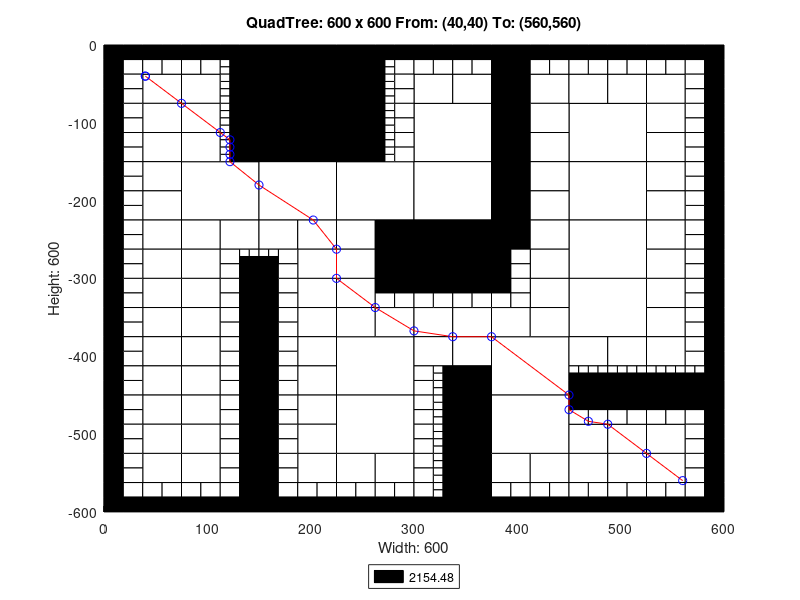

This chart was generated by the following MATLAB code:
axis([0 600 -600 0]);
title('QuadTree: 600 x 600 From: (40,40) To: (560,560)');
xlabel('Width: 600');
ylabel('Height: 600');
rectangle('Position',[150 -75 75 75], 'FaceColor',[0 0 0]);
rectangle('Position',[150 -150 75 75], 'FaceColor',[0 0 0]);
rectangle('Position',[75 -225 75 75], 'FaceColor',[1 1 1]);
rectangle('Position',[150 -225 75 75], 'FaceColor',[1 1 1]);
rectangle('Position',[225 -225 75 75], 'FaceColor',[1 1 1]);
rectangle('Position',[300 -150 75 75], 'FaceColor',[1 1 1]);
rectangle('Position',[450 -150 75 75], 'FaceColor',[1 1 1]);
rectangle('Position',[300 -225 75 75], 'FaceColor',[1 1 1]);
rectangle('Position',[300 -300 75 75], 'FaceColor',[0 0 0]);
rectangle('Position',[450 -225 75 75], 'FaceColor',[1 1 1]);
rectangle('Position',[450 -300 75 75], 'FaceColor',[1 1 1]);
rectangle('Position',[225 -450 75 75], 'FaceColor',[1 1 1]);
rectangle('Position',[225 -525 75 75], 'FaceColor',[1 1 1]);
rectangle('Position',[375 -450 75 75], 'FaceColor',[1 1 1]);
rectangle('Position',[450 -375 75 75], 'FaceColor',[1 1 1]);
rectangle('Position',[375 -525 75 75], 'FaceColor',[1 1 1]);
rectangle('Position',[37.5 -75 37.5 37.5], 'FaceColor',[1 1 1]);
rectangle('Position',[75 -75 37.5 37.5], 'FaceColor',[1 1 1]);
rectangle('Position',[37.5 -112.5 37.5 37.5], 'FaceColor',[1 1 1]);
rectangle('Position',[37.5 -150 37.5 37.5], 'FaceColor',[1 1 1]);
rectangle('Position',[75 -112.5 37.5 37.5], 'FaceColor',[1 1 1]);
rectangle('Position',[75 -150 37.5 37.5], 'FaceColor',[1 1 1]);
rectangle('Position',[225 -37.5 37.5 37.5], 'FaceColor',[0 0 0]);
rectangle('Position',[225 -75 37.5 37.5], 'FaceColor',[0 0 0]);
rectangle('Position',[225 -112.5 37.5 37.5], 'FaceColor',[0 0 0]);
rectangle('Position',[225 -150 37.5 37.5], 'FaceColor',[0 0 0]);
rectangle('Position',[37.5 -187.5 37.5 37.5], 'FaceColor',[1 1 1]);
rectangle('Position',[37.5 -225 37.5 37.5], 'FaceColor',[1 1 1]);
rectangle('Position',[37.5 -262.5 37.5 37.5], 'FaceColor',[1 1 1]);
rectangle('Position',[37.5 -300 37.5 37.5], 'FaceColor',[1 1 1]);
rectangle('Position',[75 -262.5 37.5 37.5], 'FaceColor',[1 1 1]);
rectangle('Position',[112.5 -262.5 37.5 37.5], 'FaceColor',[1 1 1]);
rectangle('Position',[75 -300 37.5 37.5], 'FaceColor',[1 1 1]);
rectangle('Position',[150 -262.5 37.5 37.5], 'FaceColor',[1 1 1]);
rectangle('Position',[187.5 -262.5 37.5 37.5], 'FaceColor',[1 1 1]);
rectangle('Position',[187.5 -300 37.5 37.5], 'FaceColor',[1 1 1]);
rectangle('Position',[225 -262.5 37.5 37.5], 'FaceColor',[1 1 1]);
rectangle('Position',[262.5 -262.5 37.5 37.5], 'FaceColor',[0 0 0]);
rectangle('Position',[225 -300 37.5 37.5], 'FaceColor',[1 1 1]);
rectangle('Position',[262.5 -300 37.5 37.5], 'FaceColor',[0 0 0]);
rectangle('Position',[300 -75 37.5 37.5], 'FaceColor',[1 1 1]);
rectangle('Position',[337.5 -75 37.5 37.5], 'FaceColor',[1 1 1]);
rectangle('Position',[375 -37.5 37.5 37.5], 'FaceColor',[0 0 0]);
rectangle('Position',[375 -75 37.5 37.5], 'FaceColor',[0 0 0]);
rectangle('Position',[412.5 -75 37.5 37.5], 'FaceColor',[1 1 1]);
rectangle('Position',[375 -112.5 37.5 37.5], 'FaceColor',[0 0 0]);
rectangle('Position',[412.5 -112.5 37.5 37.5], 'FaceColor',[1 1 1]);
rectangle('Position',[375 -150 37.5 37.5], 'FaceColor',[0 0 0]);
rectangle('Position',[412.5 -150 37.5 37.5], 'FaceColor',[1 1 1]);
rectangle('Position',[450 -75 37.5 37.5], 'FaceColor',[1 1 1]);
rectangle('Position',[487.5 -75 37.5 37.5], 'FaceColor',[1 1 1]);
rectangle('Position',[525 -75 37.5 37.5], 'FaceColor',[1 1 1]);
rectangle('Position',[525 -112.5 37.5 37.5], 'FaceColor',[1 1 1]);
rectangle('Position',[525 -150 37.5 37.5], 'FaceColor',[1 1 1]);
rectangle('Position',[375 -187.5 37.5 37.5], 'FaceColor',[0 0 0]);
rectangle('Position',[412.5 -187.5 37.5 37.5], 'FaceColor',[1 1 1]);
rectangle('Position',[375 -225 37.5 37.5], 'FaceColor',[0 0 0]);
rectangle('Position',[412.5 -225 37.5 37.5], 'FaceColor',[1 1 1]);
rectangle('Position',[375 -262.5 37.5 37.5], 'FaceColor',[0 0 0]);
rectangle('Position',[412.5 -262.5 37.5 37.5], 'FaceColor',[1 1 1]);
rectangle('Position',[412.5 -300 37.5 37.5], 'FaceColor',[1 1 1]);
rectangle('Position',[525 -187.5 37.5 37.5], 'FaceColor',[1 1 1]);
rectangle('Position',[525 -225 37.5 37.5], 'FaceColor',[1 1 1]);
rectangle('Position',[525 -262.5 37.5 37.5], 'FaceColor',[1 1 1]);
rectangle('Position',[525 -300 37.5 37.5], 'FaceColor',[1 1 1]);
rectangle('Position',[37.5 -337.5 37.5 37.5], 'FaceColor',[1 1 1]);
rectangle('Position',[37.5 -375 37.5 37.5], 'FaceColor',[1 1 1]);
rectangle('Position',[75 -337.5 37.5 37.5], 'FaceColor',[1 1 1]);
rectangle('Position',[75 -375 37.5 37.5], 'FaceColor',[1 1 1]);
rectangle('Position',[37.5 -412.5 37.5 37.5], 'FaceColor',[1 1 1]);
rectangle('Position',[37.5 -450 37.5 37.5], 'FaceColor',[1 1 1]);
rectangle('Position',[75 -412.5 37.5 37.5], 'FaceColor',[1 1 1]);
rectangle('Position',[75 -450 37.5 37.5], 'FaceColor',[1 1 1]);
rectangle('Position',[187.5 -337.5 37.5 37.5], 'FaceColor',[1 1 1]);
rectangle('Position',[187.5 -375 37.5 37.5], 'FaceColor',[1 1 1]);
rectangle('Position',[225 -337.5 37.5 37.5], 'FaceColor',[1 1 1]);
rectangle('Position',[225 -375 37.5 37.5], 'FaceColor',[1 1 1]);
rectangle('Position',[262.5 -375 37.5 37.5], 'FaceColor',[1 1 1]);
rectangle('Position',[187.5 -412.5 37.5 37.5], 'FaceColor',[1 1 1]);
rectangle('Position',[187.5 -450 37.5 37.5], 'FaceColor',[1 1 1]);
rectangle('Position',[37.5 -487.5 37.5 37.5], 'FaceColor',[1 1 1]);
rectangle('Position',[37.5 -525 37.5 37.5], 'FaceColor',[1 1 1]);
rectangle('Position',[75 -487.5 37.5 37.5], 'FaceColor',[1 1 1]);
rectangle('Position',[75 -525 37.5 37.5], 'FaceColor',[1 1 1]);
rectangle('Position',[37.5 -562.5 37.5 37.5], 'FaceColor',[1 1 1]);
rectangle('Position',[75 -562.5 37.5 37.5], 'FaceColor',[1 1 1]);
rectangle('Position',[187.5 -487.5 37.5 37.5], 'FaceColor',[1 1 1]);
rectangle('Position',[187.5 -525 37.5 37.5], 'FaceColor',[1 1 1]);
rectangle('Position',[187.5 -562.5 37.5 37.5], 'FaceColor',[1 1 1]);
rectangle('Position',[225 -562.5 37.5 37.5], 'FaceColor',[1 1 1]);
rectangle('Position',[262.5 -562.5 37.5 37.5], 'FaceColor',[1 1 1]);
rectangle('Position',[300 -375 37.5 37.5], 'FaceColor',[1 1 1]);
rectangle('Position',[337.5 -375 37.5 37.5], 'FaceColor',[1 1 1]);
rectangle('Position',[412.5 -337.5 37.5 37.5], 'FaceColor',[1 1 1]);
rectangle('Position',[375 -375 37.5 37.5], 'FaceColor',[1 1 1]);
rectangle('Position',[412.5 -375 37.5 37.5], 'FaceColor',[1 1 1]);
rectangle('Position',[300 -412.5 37.5 37.5], 'FaceColor',[1 1 1]);
rectangle('Position',[337.5 -412.5 37.5 37.5], 'FaceColor',[1 1 1]);
rectangle('Position',[337.5 -450 37.5 37.5], 'FaceColor',[0 0 0]);
rectangle('Position',[525 -337.5 37.5 37.5], 'FaceColor',[1 1 1]);
rectangle('Position',[525 -375 37.5 37.5], 'FaceColor',[1 1 1]);
rectangle('Position',[450 -412.5 37.5 37.5], 'FaceColor',[1 1 1]);
rectangle('Position',[487.5 -412.5 37.5 37.5], 'FaceColor',[1 1 1]);
rectangle('Position',[525 -412.5 37.5 37.5], 'FaceColor',[1 1 1]);
rectangle('Position',[337.5 -487.5 37.5 37.5], 'FaceColor',[0 0 0]);
rectangle('Position',[337.5 -525 37.5 37.5], 'FaceColor',[0 0 0]);
rectangle('Position',[337.5 -562.5 37.5 37.5], 'FaceColor',[0 0 0]);
rectangle('Position',[337.5 -600 37.5 37.5], 'FaceColor',[0 0 0]);
rectangle('Position',[375 -562.5 37.5 37.5], 'FaceColor',[1 1 1]);
rectangle('Position',[412.5 -562.5 37.5 37.5], 'FaceColor',[1 1 1]);
rectangle('Position',[450 -525 37.5 37.5], 'FaceColor',[1 1 1]);
rectangle('Position',[487.5 -525 37.5 37.5], 'FaceColor',[1 1 1]);
rectangle('Position',[525 -525 37.5 37.5], 'FaceColor',[1 1 1]);
rectangle('Position',[450 -562.5 37.5 37.5], 'FaceColor',[1 1 1]);
rectangle('Position',[487.5 -562.5 37.5 37.5], 'FaceColor',[1 1 1]);
rectangle('Position',[525 -562.5 37.5 37.5], 'FaceColor',[1 1 1]);
rectangle('Position',[0 -18.75 18.75 18.75], 'FaceColor',[0 0 0]);
rectangle('Position',[18.75 -18.75 18.75 18.75], 'FaceColor',[0 0 0]);
rectangle('Position',[0 -37.5 18.75 18.75], 'FaceColor',[0 0 0]);
rectangle('Position',[18.75 -37.5 18.75 18.75], 'FaceColor',[1 1 1]);
rectangle('Position',[37.5 -18.75 18.75 18.75], 'FaceColor',[0 0 0]);
rectangle('Position',[56.25 -18.75 18.75 18.75], 'FaceColor',[0 0 0]);
rectangle('Position',[37.5 -37.5 18.75 18.75], 'FaceColor',[1 1 1]);
rectangle('Position',[56.25 -37.5 18.75 18.75], 'FaceColor',[1 1 1]);
rectangle('Position',[0 -56.25 18.75 18.75], 'FaceColor',[0 0 0]);
rectangle('Position',[18.75 -56.25 18.75 18.75], 'FaceColor',[1 1 1]);
rectangle('Position',[0 -75 18.75 18.75], 'FaceColor',[0 0 0]);
rectangle('Position',[18.75 -75 18.75 18.75], 'FaceColor',[1 1 1]);
rectangle('Position',[75 -18.75 18.75 18.75], 'FaceColor',[0 0 0]);
rectangle('Position',[93.75 -18.75 18.75 18.75], 'FaceColor',[0 0 0]);
rectangle('Position',[75 -37.5 18.75 18.75], 'FaceColor',[1 1 1]);
rectangle('Position',[93.75 -37.5 18.75 18.75], 'FaceColor',[1 1 1]);
rectangle('Position',[112.5 -18.75 18.75 18.75], 'FaceColor',[0 0 0]);
rectangle('Position',[131.25 -18.75 18.75 18.75], 'FaceColor',[0 0 0]);
rectangle('Position',[131.25 -37.5 18.75 18.75], 'FaceColor',[0 0 0]);
rectangle('Position',[131.25 -56.25 18.75 18.75], 'FaceColor',[0 0 0]);
rectangle('Position',[131.25 -75 18.75 18.75], 'FaceColor',[0 0 0]);
rectangle('Position',[0 -93.75 18.75 18.75], 'FaceColor',[0 0 0]);
rectangle('Position',[18.75 -93.75 18.75 18.75], 'FaceColor',[1 1 1]);
rectangle('Position',[0 -112.5 18.75 18.75], 'FaceColor',[0 0 0]);
rectangle('Position',[18.75 -112.5 18.75 18.75], 'FaceColor',[1 1 1]);
rectangle('Position',[0 -131.25 18.75 18.75], 'FaceColor',[0 0 0]);
rectangle('Position',[18.75 -131.25 18.75 18.75], 'FaceColor',[1 1 1]);
rectangle('Position',[0 -150 18.75 18.75], 'FaceColor',[0 0 0]);
rectangle('Position',[18.75 -150 18.75 18.75], 'FaceColor',[1 1 1]);
rectangle('Position',[131.25 -93.75 18.75 18.75], 'FaceColor',[0 0 0]);
rectangle('Position',[131.25 -112.5 18.75 18.75], 'FaceColor',[0 0 0]);
rectangle('Position',[131.25 -131.25 18.75 18.75], 'FaceColor',[0 0 0]);
rectangle('Position',[131.25 -150 18.75 18.75], 'FaceColor',[0 0 0]);
rectangle('Position',[262.5 -18.75 18.75 18.75], 'FaceColor',[0 0 0]);
rectangle('Position',[281.25 -18.75 18.75 18.75], 'FaceColor',[0 0 0]);
rectangle('Position',[281.25 -37.5 18.75 18.75], 'FaceColor',[1 1 1]);
rectangle('Position',[281.25 -56.25 18.75 18.75], 'FaceColor',[1 1 1]);
rectangle('Position',[281.25 -75 18.75 18.75], 'FaceColor',[1 1 1]);
rectangle('Position',[281.25 -93.75 18.75 18.75], 'FaceColor',[1 1 1]);
rectangle('Position',[281.25 -112.5 18.75 18.75], 'FaceColor',[1 1 1]);
rectangle('Position',[281.25 -131.25 18.75 18.75], 'FaceColor',[1 1 1]);
rectangle('Position',[281.25 -150 18.75 18.75], 'FaceColor',[1 1 1]);
rectangle('Position',[0 -168.75 18.75 18.75], 'FaceColor',[0 0 0]);
rectangle('Position',[18.75 -168.75 18.75 18.75], 'FaceColor',[1 1 1]);
rectangle('Position',[0 -187.5 18.75 18.75], 'FaceColor',[0 0 0]);
rectangle('Position',[18.75 -187.5 18.75 18.75], 'FaceColor',[1 1 1]);
rectangle('Position',[0 -206.25 18.75 18.75], 'FaceColor',[0 0 0]);
rectangle('Position',[18.75 -206.25 18.75 18.75], 'FaceColor',[1 1 1]);
rectangle('Position',[0 -225 18.75 18.75], 'FaceColor',[0 0 0]);
rectangle('Position',[18.75 -225 18.75 18.75], 'FaceColor',[1 1 1]);
rectangle('Position',[0 -243.75 18.75 18.75], 'FaceColor',[0 0 0]);
rectangle('Position',[18.75 -243.75 18.75 18.75], 'FaceColor',[1 1 1]);
rectangle('Position',[0 -262.5 18.75 18.75], 'FaceColor',[0 0 0]);
rectangle('Position',[18.75 -262.5 18.75 18.75], 'FaceColor',[1 1 1]);
rectangle('Position',[0 -281.25 18.75 18.75], 'FaceColor',[0 0 0]);
rectangle('Position',[18.75 -281.25 18.75 18.75], 'FaceColor',[1 1 1]);
rectangle('Position',[0 -300 18.75 18.75], 'FaceColor',[0 0 0]);
rectangle('Position',[18.75 -300 18.75 18.75], 'FaceColor',[1 1 1]);
rectangle('Position',[112.5 -281.25 18.75 18.75], 'FaceColor',[1 1 1]);
rectangle('Position',[112.5 -300 18.75 18.75], 'FaceColor',[1 1 1]);
rectangle('Position',[131.25 -300 18.75 18.75], 'FaceColor',[0 0 0]);
rectangle('Position',[168.75 -281.25 18.75 18.75], 'FaceColor',[1 1 1]);
rectangle('Position',[150 -300 18.75 18.75], 'FaceColor',[0 0 0]);
rectangle('Position',[168.75 -300 18.75 18.75], 'FaceColor',[1 1 1]);
rectangle('Position',[300 -18.75 18.75 18.75], 'FaceColor',[0 0 0]);
rectangle('Position',[318.75 -18.75 18.75 18.75], 'FaceColor',[0 0 0]);
rectangle('Position',[300 -37.5 18.75 18.75], 'FaceColor',[1 1 1]);
rectangle('Position',[318.75 -37.5 18.75 18.75], 'FaceColor',[1 1 1]);
rectangle('Position',[337.5 -18.75 18.75 18.75], 'FaceColor',[0 0 0]);
rectangle('Position',[356.25 -18.75 18.75 18.75], 'FaceColor',[0 0 0]);
rectangle('Position',[337.5 -37.5 18.75 18.75], 'FaceColor',[1 1 1]);
rectangle('Position',[356.25 -37.5 18.75 18.75], 'FaceColor',[1 1 1]);
rectangle('Position',[412.5 -18.75 18.75 18.75], 'FaceColor',[0 0 0]);
rectangle('Position',[431.25 -18.75 18.75 18.75], 'FaceColor',[0 0 0]);
rectangle('Position',[412.5 -37.5 18.75 18.75], 'FaceColor',[1 1 1]);
rectangle('Position',[431.25 -37.5 18.75 18.75], 'FaceColor',[1 1 1]);
rectangle('Position',[450 -18.75 18.75 18.75], 'FaceColor',[0 0 0]);
rectangle('Position',[468.75 -18.75 18.75 18.75], 'FaceColor',[0 0 0]);
rectangle('Position',[450 -37.5 18.75 18.75], 'FaceColor',[1 1 1]);
rectangle('Position',[468.75 -37.5 18.75 18.75], 'FaceColor',[1 1 1]);
rectangle('Position',[487.5 -18.75 18.75 18.75], 'FaceColor',[0 0 0]);
rectangle('Position',[506.25 -18.75 18.75 18.75], 'FaceColor',[0 0 0]);
rectangle('Position',[487.5 -37.5 18.75 18.75], 'FaceColor',[1 1 1]);
rectangle('Position',[506.25 -37.5 18.75 18.75], 'FaceColor',[1 1 1]);
rectangle('Position',[525 -18.75 18.75 18.75], 'FaceColor',[0 0 0]);
rectangle('Position',[543.75 -18.75 18.75 18.75], 'FaceColor',[0 0 0]);
rectangle('Position',[525 -37.5 18.75 18.75], 'FaceColor',[1 1 1]);
rectangle('Position',[543.75 -37.5 18.75 18.75], 'FaceColor',[1 1 1]);
rectangle('Position',[562.5 -18.75 18.75 18.75], 'FaceColor',[0 0 0]);
rectangle('Position',[581.25 -18.75 18.75 18.75], 'FaceColor',[0 0 0]);
rectangle('Position',[562.5 -37.5 18.75 18.75], 'FaceColor',[1 1 1]);
rectangle('Position',[581.25 -37.5 18.75 18.75], 'FaceColor',[0 0 0]);
rectangle('Position',[562.5 -56.25 18.75 18.75], 'FaceColor',[1 1 1]);
rectangle('Position',[581.25 -56.25 18.75 18.75], 'FaceColor',[0 0 0]);
rectangle('Position',[562.5 -75 18.75 18.75], 'FaceColor',[1 1 1]);
rectangle('Position',[581.25 -75 18.75 18.75], 'FaceColor',[0 0 0]);
rectangle('Position',[562.5 -93.75 18.75 18.75], 'FaceColor',[1 1 1]);
rectangle('Position',[581.25 -93.75 18.75 18.75], 'FaceColor',[0 0 0]);
rectangle('Position',[562.5 -112.5 18.75 18.75], 'FaceColor',[1 1 1]);
rectangle('Position',[581.25 -112.5 18.75 18.75], 'FaceColor',[0 0 0]);
rectangle('Position',[562.5 -131.25 18.75 18.75], 'FaceColor',[1 1 1]);
rectangle('Position',[581.25 -131.25 18.75 18.75], 'FaceColor',[0 0 0]);
rectangle('Position',[562.5 -150 18.75 18.75], 'FaceColor',[1 1 1]);
rectangle('Position',[581.25 -150 18.75 18.75], 'FaceColor',[0 0 0]);
rectangle('Position',[375 -281.25 18.75 18.75], 'FaceColor',[0 0 0]);
rectangle('Position',[393.75 -281.25 18.75 18.75], 'FaceColor',[1 1 1]);
rectangle('Position',[375 -300 18.75 18.75], 'FaceColor',[0 0 0]);
rectangle('Position',[393.75 -300 18.75 18.75], 'FaceColor',[1 1 1]);
rectangle('Position',[562.5 -168.75 18.75 18.75], 'FaceColor',[1 1 1]);
rectangle('Position',[581.25 -168.75 18.75 18.75], 'FaceColor',[0 0 0]);
rectangle('Position',[562.5 -187.5 18.75 18.75], 'FaceColor',[1 1 1]);
rectangle('Position',[581.25 -187.5 18.75 18.75], 'FaceColor',[0 0 0]);
rectangle('Position',[562.5 -206.25 18.75 18.75], 'FaceColor',[1 1 1]);
rectangle('Position',[581.25 -206.25 18.75 18.75], 'FaceColor',[0 0 0]);
rectangle('Position',[562.5 -225 18.75 18.75], 'FaceColor',[1 1 1]);
rectangle('Position',[581.25 -225 18.75 18.75], 'FaceColor',[0 0 0]);
rectangle('Position',[562.5 -243.75 18.75 18.75], 'FaceColor',[1 1 1]);
rectangle('Position',[581.25 -243.75 18.75 18.75], 'FaceColor',[0 0 0]);
rectangle('Position',[562.5 -262.5 18.75 18.75], 'FaceColor',[1 1 1]);
rectangle('Position',[581.25 -262.5 18.75 18.75], 'FaceColor',[0 0 0]);
rectangle('Position',[562.5 -281.25 18.75 18.75], 'FaceColor',[1 1 1]);
rectangle('Position',[581.25 -281.25 18.75 18.75], 'FaceColor',[0 0 0]);
rectangle('Position',[562.5 -300 18.75 18.75], 'FaceColor',[1 1 1]);
rectangle('Position',[581.25 -300 18.75 18.75], 'FaceColor',[0 0 0]);
rectangle('Position',[0 -318.75 18.75 18.75], 'FaceColor',[0 0 0]);
rectangle('Position',[18.75 -318.75 18.75 18.75], 'FaceColor',[1 1 1]);
rectangle('Position',[0 -337.5 18.75 18.75], 'FaceColor',[0 0 0]);
rectangle('Position',[18.75 -337.5 18.75 18.75], 'FaceColor',[1 1 1]);
rectangle('Position',[0 -356.25 18.75 18.75], 'FaceColor',[0 0 0]);
rectangle('Position',[18.75 -356.25 18.75 18.75], 'FaceColor',[1 1 1]);
rectangle('Position',[0 -375 18.75 18.75], 'FaceColor',[0 0 0]);
rectangle('Position',[18.75 -375 18.75 18.75], 'FaceColor',[1 1 1]);
rectangle('Position',[112.5 -318.75 18.75 18.75], 'FaceColor',[1 1 1]);
rectangle('Position',[131.25 -318.75 18.75 18.75], 'FaceColor',[0 0 0]);
rectangle('Position',[112.5 -337.5 18.75 18.75], 'FaceColor',[1 1 1]);
rectangle('Position',[131.25 -337.5 18.75 18.75], 'FaceColor',[0 0 0]);
rectangle('Position',[112.5 -356.25 18.75 18.75], 'FaceColor',[1 1 1]);
rectangle('Position',[131.25 -356.25 18.75 18.75], 'FaceColor',[0 0 0]);
rectangle('Position',[112.5 -375 18.75 18.75], 'FaceColor',[1 1 1]);
rectangle('Position',[131.25 -375 18.75 18.75], 'FaceColor',[0 0 0]);
rectangle('Position',[0 -393.75 18.75 18.75], 'FaceColor',[0 0 0]);
rectangle('Position',[18.75 -393.75 18.75 18.75], 'FaceColor',[1 1 1]);
rectangle('Position',[0 -412.5 18.75 18.75], 'FaceColor',[0 0 0]);
rectangle('Position',[18.75 -412.5 18.75 18.75], 'FaceColor',[1 1 1]);
rectangle('Position',[0 -431.25 18.75 18.75], 'FaceColor',[0 0 0]);
rectangle('Position',[18.75 -431.25 18.75 18.75], 'FaceColor',[1 1 1]);
rectangle('Position',[0 -450 18.75 18.75], 'FaceColor',[0 0 0]);
rectangle('Position',[18.75 -450 18.75 18.75], 'FaceColor',[1 1 1]);
rectangle('Position',[112.5 -393.75 18.75 18.75], 'FaceColor',[1 1 1]);
rectangle('Position',[131.25 -393.75 18.75 18.75], 'FaceColor',[0 0 0]);
rectangle('Position',[112.5 -412.5 18.75 18.75], 'FaceColor',[1 1 1]);
rectangle('Position',[131.25 -412.5 18.75 18.75], 'FaceColor',[0 0 0]);
rectangle('Position',[112.5 -431.25 18.75 18.75], 'FaceColor',[1 1 1]);
rectangle('Position',[131.25 -431.25 18.75 18.75], 'FaceColor',[0 0 0]);
rectangle('Position',[112.5 -450 18.75 18.75], 'FaceColor',[1 1 1]);
rectangle('Position',[131.25 -450 18.75 18.75], 'FaceColor',[0 0 0]);
rectangle('Position',[150 -318.75 18.75 18.75], 'FaceColor',[0 0 0]);
rectangle('Position',[168.75 -318.75 18.75 18.75], 'FaceColor',[1 1 1]);
rectangle('Position',[150 -337.5 18.75 18.75], 'FaceColor',[0 0 0]);
rectangle('Position',[168.75 -337.5 18.75 18.75], 'FaceColor',[1 1 1]);
rectangle('Position',[150 -356.25 18.75 18.75], 'FaceColor',[0 0 0]);
rectangle('Position',[168.75 -356.25 18.75 18.75], 'FaceColor',[1 1 1]);
rectangle('Position',[150 -375 18.75 18.75], 'FaceColor',[0 0 0]);
rectangle('Position',[168.75 -375 18.75 18.75], 'FaceColor',[1 1 1]);
rectangle('Position',[262.5 -318.75 18.75 18.75], 'FaceColor',[0 0 0]);
rectangle('Position',[281.25 -318.75 18.75 18.75], 'FaceColor',[0 0 0]);
rectangle('Position',[262.5 -337.5 18.75 18.75], 'FaceColor',[1 1 1]);
rectangle('Position',[281.25 -337.5 18.75 18.75], 'FaceColor',[1 1 1]);
rectangle('Position',[150 -393.75 18.75 18.75], 'FaceColor',[0 0 0]);
rectangle('Position',[168.75 -393.75 18.75 18.75], 'FaceColor',[1 1 1]);
rectangle('Position',[150 -412.5 18.75 18.75], 'FaceColor',[0 0 0]);
rectangle('Position',[168.75 -412.5 18.75 18.75], 'FaceColor',[1 1 1]);
rectangle('Position',[150 -431.25 18.75 18.75], 'FaceColor',[0 0 0]);
rectangle('Position',[168.75 -431.25 18.75 18.75], 'FaceColor',[1 1 1]);
rectangle('Position',[150 -450 18.75 18.75], 'FaceColor',[0 0 0]);
rectangle('Position',[168.75 -450 18.75 18.75], 'FaceColor',[1 1 1]);
rectangle('Position',[0 -468.75 18.75 18.75], 'FaceColor',[0 0 0]);
rectangle('Position',[18.75 -468.75 18.75 18.75], 'FaceColor',[1 1 1]);
rectangle('Position',[0 -487.5 18.75 18.75], 'FaceColor',[0 0 0]);
rectangle('Position',[18.75 -487.5 18.75 18.75], 'FaceColor',[1 1 1]);
rectangle('Position',[0 -506.25 18.75 18.75], 'FaceColor',[0 0 0]);
rectangle('Position',[18.75 -506.25 18.75 18.75], 'FaceColor',[1 1 1]);
rectangle('Position',[0 -525 18.75 18.75], 'FaceColor',[0 0 0]);
rectangle('Position',[18.75 -525 18.75 18.75], 'FaceColor',[1 1 1]);
rectangle('Position',[112.5 -468.75 18.75 18.75], 'FaceColor',[1 1 1]);
rectangle('Position',[131.25 -468.75 18.75 18.75], 'FaceColor',[0 0 0]);
rectangle('Position',[112.5 -487.5 18.75 18.75], 'FaceColor',[1 1 1]);
rectangle('Position',[131.25 -487.5 18.75 18.75], 'FaceColor',[0 0 0]);
rectangle('Position',[112.5 -506.25 18.75 18.75], 'FaceColor',[1 1 1]);
rectangle('Position',[131.25 -506.25 18.75 18.75], 'FaceColor',[0 0 0]);
rectangle('Position',[112.5 -525 18.75 18.75], 'FaceColor',[1 1 1]);
rectangle('Position',[131.25 -525 18.75 18.75], 'FaceColor',[0 0 0]);
rectangle('Position',[0 -543.75 18.75 18.75], 'FaceColor',[0 0 0]);
rectangle('Position',[18.75 -543.75 18.75 18.75], 'FaceColor',[1 1 1]);
rectangle('Position',[0 -562.5 18.75 18.75], 'FaceColor',[0 0 0]);
rectangle('Position',[18.75 -562.5 18.75 18.75], 'FaceColor',[1 1 1]);
rectangle('Position',[0 -581.25 18.75 18.75], 'FaceColor',[0 0 0]);
rectangle('Position',[18.75 -581.25 18.75 18.75], 'FaceColor',[1 1 1]);
rectangle('Position',[0 -600 18.75 18.75], 'FaceColor',[0 0 0]);
rectangle('Position',[18.75 -600 18.75 18.75], 'FaceColor',[0 0 0]);
rectangle('Position',[37.5 -581.25 18.75 18.75], 'FaceColor',[1 1 1]);
rectangle('Position',[56.25 -581.25 18.75 18.75], 'FaceColor',[1 1 1]);
rectangle('Position',[37.5 -600 18.75 18.75], 'FaceColor',[0 0 0]);
rectangle('Position',[56.25 -600 18.75 18.75], 'FaceColor',[0 0 0]);
rectangle('Position',[112.5 -543.75 18.75 18.75], 'FaceColor',[1 1 1]);
rectangle('Position',[131.25 -543.75 18.75 18.75], 'FaceColor',[0 0 0]);
rectangle('Position',[112.5 -562.5 18.75 18.75], 'FaceColor',[1 1 1]);
rectangle('Position',[131.25 -562.5 18.75 18.75], 'FaceColor',[0 0 0]);
rectangle('Position',[75 -581.25 18.75 18.75], 'FaceColor',[1 1 1]);
rectangle('Position',[93.75 -581.25 18.75 18.75], 'FaceColor',[1 1 1]);
rectangle('Position',[75 -600 18.75 18.75], 'FaceColor',[0 0 0]);
rectangle('Position',[93.75 -600 18.75 18.75], 'FaceColor',[0 0 0]);
rectangle('Position',[112.5 -581.25 18.75 18.75], 'FaceColor',[1 1 1]);
rectangle('Position',[131.25 -581.25 18.75 18.75], 'FaceColor',[0 0 0]);
rectangle('Position',[112.5 -600 18.75 18.75], 'FaceColor',[0 0 0]);
rectangle('Position',[131.25 -600 18.75 18.75], 'FaceColor',[0 0 0]);
rectangle('Position',[150 -468.75 18.75 18.75], 'FaceColor',[0 0 0]);
rectangle('Position',[168.75 -468.75 18.75 18.75], 'FaceColor',[1 1 1]);
rectangle('Position',[150 -487.5 18.75 18.75], 'FaceColor',[0 0 0]);
rectangle('Position',[168.75 -487.5 18.75 18.75], 'FaceColor',[1 1 1]);
rectangle('Position',[150 -506.25 18.75 18.75], 'FaceColor',[0 0 0]);
rectangle('Position',[168.75 -506.25 18.75 18.75], 'FaceColor',[1 1 1]);
rectangle('Position',[150 -525 18.75 18.75], 'FaceColor',[0 0 0]);
rectangle('Position',[168.75 -525 18.75 18.75], 'FaceColor',[1 1 1]);
rectangle('Position',[150 -543.75 18.75 18.75], 'FaceColor',[0 0 0]);
rectangle('Position',[168.75 -543.75 18.75 18.75], 'FaceColor',[1 1 1]);
rectangle('Position',[150 -562.5 18.75 18.75], 'FaceColor',[0 0 0]);
rectangle('Position',[168.75 -562.5 18.75 18.75], 'FaceColor',[1 1 1]);
rectangle('Position',[150 -581.25 18.75 18.75], 'FaceColor',[0 0 0]);
rectangle('Position',[168.75 -581.25 18.75 18.75], 'FaceColor',[1 1 1]);
rectangle('Position',[150 -600 18.75 18.75], 'FaceColor',[0 0 0]);
rectangle('Position',[168.75 -600 18.75 18.75], 'FaceColor',[0 0 0]);
rectangle('Position',[187.5 -581.25 18.75 18.75], 'FaceColor',[1 1 1]);
rectangle('Position',[206.25 -581.25 18.75 18.75], 'FaceColor',[1 1 1]);
rectangle('Position',[187.5 -600 18.75 18.75], 'FaceColor',[0 0 0]);
rectangle('Position',[206.25 -600 18.75 18.75], 'FaceColor',[0 0 0]);
rectangle('Position',[225 -581.25 18.75 18.75], 'FaceColor',[1 1 1]);
rectangle('Position',[243.75 -581.25 18.75 18.75], 'FaceColor',[1 1 1]);
rectangle('Position',[225 -600 18.75 18.75], 'FaceColor',[0 0 0]);
rectangle('Position',[243.75 -600 18.75 18.75], 'FaceColor',[0 0 0]);
rectangle('Position',[262.5 -581.25 18.75 18.75], 'FaceColor',[1 1 1]);
rectangle('Position',[281.25 -581.25 18.75 18.75], 'FaceColor',[1 1 1]);
rectangle('Position',[262.5 -600 18.75 18.75], 'FaceColor',[0 0 0]);
rectangle('Position',[281.25 -600 18.75 18.75], 'FaceColor',[0 0 0]);
rectangle('Position',[300 -318.75 18.75 18.75], 'FaceColor',[0 0 0]);
rectangle('Position',[318.75 -318.75 18.75 18.75], 'FaceColor',[0 0 0]);
rectangle('Position',[300 -337.5 18.75 18.75], 'FaceColor',[1 1 1]);
rectangle('Position',[318.75 -337.5 18.75 18.75], 'FaceColor',[1 1 1]);
rectangle('Position',[337.5 -318.75 18.75 18.75], 'FaceColor',[0 0 0]);
rectangle('Position',[356.25 -318.75 18.75 18.75], 'FaceColor',[0 0 0]);
rectangle('Position',[337.5 -337.5 18.75 18.75], 'FaceColor',[1 1 1]);
rectangle('Position',[356.25 -337.5 18.75 18.75], 'FaceColor',[1 1 1]);
rectangle('Position',[375 -318.75 18.75 18.75], 'FaceColor',[0 0 0]);
rectangle('Position',[393.75 -318.75 18.75 18.75], 'FaceColor',[1 1 1]);
rectangle('Position',[375 -337.5 18.75 18.75], 'FaceColor',[1 1 1]);
rectangle('Position',[393.75 -337.5 18.75 18.75], 'FaceColor',[1 1 1]);
rectangle('Position',[300 -431.25 18.75 18.75], 'FaceColor',[1 1 1]);
rectangle('Position',[300 -450 18.75 18.75], 'FaceColor',[1 1 1]);
rectangle('Position',[562.5 -318.75 18.75 18.75], 'FaceColor',[1 1 1]);
rectangle('Position',[581.25 -318.75 18.75 18.75], 'FaceColor',[0 0 0]);
rectangle('Position',[562.5 -337.5 18.75 18.75], 'FaceColor',[1 1 1]);
rectangle('Position',[581.25 -337.5 18.75 18.75], 'FaceColor',[0 0 0]);
rectangle('Position',[562.5 -356.25 18.75 18.75], 'FaceColor',[1 1 1]);
rectangle('Position',[581.25 -356.25 18.75 18.75], 'FaceColor',[0 0 0]);
rectangle('Position',[562.5 -375 18.75 18.75], 'FaceColor',[1 1 1]);
rectangle('Position',[581.25 -375 18.75 18.75], 'FaceColor',[0 0 0]);
rectangle('Position',[450 -450 18.75 18.75], 'FaceColor',[0 0 0]);
rectangle('Position',[468.75 -450 18.75 18.75], 'FaceColor',[0 0 0]);
rectangle('Position',[487.5 -450 18.75 18.75], 'FaceColor',[0 0 0]);
rectangle('Position',[506.25 -450 18.75 18.75], 'FaceColor',[0 0 0]);
rectangle('Position',[562.5 -393.75 18.75 18.75], 'FaceColor',[1 1 1]);
rectangle('Position',[581.25 -393.75 18.75 18.75], 'FaceColor',[0 0 0]);
rectangle('Position',[562.5 -412.5 18.75 18.75], 'FaceColor',[1 1 1]);
rectangle('Position',[581.25 -412.5 18.75 18.75], 'FaceColor',[0 0 0]);
rectangle('Position',[525 -450 18.75 18.75], 'FaceColor',[0 0 0]);
rectangle('Position',[543.75 -450 18.75 18.75], 'FaceColor',[0 0 0]);
rectangle('Position',[581.25 -431.25 18.75 18.75], 'FaceColor',[0 0 0]);
rectangle('Position',[562.5 -450 18.75 18.75], 'FaceColor',[0 0 0]);
rectangle('Position',[581.25 -450 18.75 18.75], 'FaceColor',[0 0 0]);
rectangle('Position',[300 -468.75 18.75 18.75], 'FaceColor',[1 1 1]);
rectangle('Position',[300 -487.5 18.75 18.75], 'FaceColor',[1 1 1]);
rectangle('Position',[300 -506.25 18.75 18.75], 'FaceColor',[1 1 1]);
rectangle('Position',[300 -525 18.75 18.75], 'FaceColor',[1 1 1]);
rectangle('Position',[300 -543.75 18.75 18.75], 'FaceColor',[1 1 1]);
rectangle('Position',[300 -562.5 18.75 18.75], 'FaceColor',[1 1 1]);
rectangle('Position',[300 -581.25 18.75 18.75], 'FaceColor',[1 1 1]);
rectangle('Position',[300 -600 18.75 18.75], 'FaceColor',[0 0 0]);
rectangle('Position',[318.75 -600 18.75 18.75], 'FaceColor',[0 0 0]);
rectangle('Position',[375 -581.25 18.75 18.75], 'FaceColor',[1 1 1]);
rectangle('Position',[393.75 -581.25 18.75 18.75], 'FaceColor',[1 1 1]);
rectangle('Position',[375 -600 18.75 18.75], 'FaceColor',[0 0 0]);
rectangle('Position',[393.75 -600 18.75 18.75], 'FaceColor',[0 0 0]);
rectangle('Position',[412.5 -581.25 18.75 18.75], 'FaceColor',[1 1 1]);
rectangle('Position',[431.25 -581.25 18.75 18.75], 'FaceColor',[1 1 1]);
rectangle('Position',[412.5 -600 18.75 18.75], 'FaceColor',[0 0 0]);
rectangle('Position',[431.25 -600 18.75 18.75], 'FaceColor',[0 0 0]);
rectangle('Position',[450 -468.75 18.75 18.75], 'FaceColor',[0 0 0]);
rectangle('Position',[468.75 -468.75 18.75 18.75], 'FaceColor',[0 0 0]);
rectangle('Position',[450 -487.5 18.75 18.75], 'FaceColor',[1 1 1]);
rectangle('Position',[468.75 -487.5 18.75 18.75], 'FaceColor',[1 1 1]);
rectangle('Position',[487.5 -468.75 18.75 18.75], 'FaceColor',[0 0 0]);
rectangle('Position',[506.25 -468.75 18.75 18.75], 'FaceColor',[0 0 0]);
rectangle('Position',[487.5 -487.5 18.75 18.75], 'FaceColor',[1 1 1]);
rectangle('Position',[506.25 -487.5 18.75 18.75], 'FaceColor',[1 1 1]);
rectangle('Position',[525 -468.75 18.75 18.75], 'FaceColor',[0 0 0]);
rectangle('Position',[543.75 -468.75 18.75 18.75], 'FaceColor',[0 0 0]);
rectangle('Position',[525 -487.5 18.75 18.75], 'FaceColor',[1 1 1]);
rectangle('Position',[543.75 -487.5 18.75 18.75], 'FaceColor',[1 1 1]);
rectangle('Position',[562.5 -468.75 18.75 18.75], 'FaceColor',[0 0 0]);
rectangle('Position',[581.25 -468.75 18.75 18.75], 'FaceColor',[0 0 0]);
rectangle('Position',[562.5 -487.5 18.75 18.75], 'FaceColor',[1 1 1]);
rectangle('Position',[581.25 -487.5 18.75 18.75], 'FaceColor',[0 0 0]);
rectangle('Position',[562.5 -506.25 18.75 18.75], 'FaceColor',[1 1 1]);
rectangle('Position',[581.25 -506.25 18.75 18.75], 'FaceColor',[0 0 0]);
rectangle('Position',[562.5 -525 18.75 18.75], 'FaceColor',[1 1 1]);
rectangle('Position',[581.25 -525 18.75 18.75], 'FaceColor',[0 0 0]);
rectangle('Position',[450 -581.25 18.75 18.75], 'FaceColor',[1 1 1]);
rectangle('Position',[468.75 -581.25 18.75 18.75], 'FaceColor',[1 1 1]);
rectangle('Position',[450 -600 18.75 18.75], 'FaceColor',[0 0 0]);
rectangle('Position',[468.75 -600 18.75 18.75], 'FaceColor',[0 0 0]);
rectangle('Position',[487.5 -581.25 18.75 18.75], 'FaceColor',[1 1 1]);
rectangle('Position',[506.25 -581.25 18.75 18.75], 'FaceColor',[1 1 1]);
rectangle('Position',[487.5 -600 18.75 18.75], 'FaceColor',[0 0 0]);
rectangle('Position',[506.25 -600 18.75 18.75], 'FaceColor',[0 0 0]);
rectangle('Position',[562.5 -543.75 18.75 18.75], 'FaceColor',[1 1 1]);
rectangle('Position',[581.25 -543.75 18.75 18.75], 'FaceColor',[0 0 0]);
rectangle('Position',[562.5 -562.5 18.75 18.75], 'FaceColor',[1 1 1]);
rectangle('Position',[581.25 -562.5 18.75 18.75], 'FaceColor',[0 0 0]);
rectangle('Position',[525 -581.25 18.75 18.75], 'FaceColor',[1 1 1]);
rectangle('Position',[543.75 -581.25 18.75 18.75], 'FaceColor',[1 1 1]);
rectangle('Position',[525 -600 18.75 18.75], 'FaceColor',[0 0 0]);
rectangle('Position',[543.75 -600 18.75 18.75], 'FaceColor',[0 0 0]);
rectangle('Position',[562.5 -581.25 18.75 18.75], 'FaceColor',[1 1 1]);
rectangle('Position',[581.25 -581.25 18.75 18.75], 'FaceColor',[0 0 0]);
rectangle('Position',[562.5 -600 18.75 18.75], 'FaceColor',[0 0 0]);
rectangle('Position',[581.25 -600 18.75 18.75], 'FaceColor',[0 0 0]);
rectangle('Position',[112.5 -28.125 9.375 9.375], 'FaceColor',[1 1 1]);
rectangle('Position',[121.875 -28.125 9.375 9.375], 'FaceColor',[0 0 0]);
rectangle('Position',[112.5 -37.5 9.375 9.375], 'FaceColor',[1 1 1]);
rectangle('Position',[121.875 -37.5 9.375 9.375], 'FaceColor',[0 0 0]);
rectangle('Position',[112.5 -46.875 9.375 9.375], 'FaceColor',[1 1 1]);
rectangle('Position',[121.875 -46.875 9.375 9.375], 'FaceColor',[0 0 0]);
rectangle('Position',[112.5 -56.25 9.375 9.375], 'FaceColor',[1 1 1]);
rectangle('Position',[121.875 -56.25 9.375 9.375], 'FaceColor',[0 0 0]);
rectangle('Position',[112.5 -65.625 9.375 9.375], 'FaceColor',[1 1 1]);
rectangle('Position',[121.875 -65.625 9.375 9.375], 'FaceColor',[0 0 0]);
rectangle('Position',[112.5 -75 9.375 9.375], 'FaceColor',[1 1 1]);
rectangle('Position',[121.875 -75 9.375 9.375], 'FaceColor',[0 0 0]);
rectangle('Position',[112.5 -84.375 9.375 9.375], 'FaceColor',[1 1 1]);
rectangle('Position',[121.875 -84.375 9.375 9.375], 'FaceColor',[0 0 0]);
rectangle('Position',[112.5 -93.75 9.375 9.375], 'FaceColor',[1 1 1]);
rectangle('Position',[121.875 -93.75 9.375 9.375], 'FaceColor',[0 0 0]);
rectangle('Position',[112.5 -103.125 9.375 9.375], 'FaceColor',[1 1 1]);
rectangle('Position',[121.875 -103.125 9.375 9.375], 'FaceColor',[0 0 0]);
rectangle('Position',[112.5 -112.5 9.375 9.375], 'FaceColor',[1 1 1]);
rectangle('Position',[121.875 -112.5 9.375 9.375], 'FaceColor',[0 0 0]);
rectangle('Position',[112.5 -121.875 9.375 9.375], 'FaceColor',[1 1 1]);
rectangle('Position',[121.875 -121.875 9.375 9.375], 'FaceColor',[0 0 0]);
rectangle('Position',[112.5 -131.25 9.375 9.375], 'FaceColor',[1 1 1]);
rectangle('Position',[121.875 -131.25 9.375 9.375], 'FaceColor',[0 0 0]);
rectangle('Position',[112.5 -140.625 9.375 9.375], 'FaceColor',[1 1 1]);
rectangle('Position',[121.875 -140.625 9.375 9.375], 'FaceColor',[0 0 0]);
rectangle('Position',[112.5 -150 9.375 9.375], 'FaceColor',[1 1 1]);
rectangle('Position',[121.875 -150 9.375 9.375], 'FaceColor',[0 0 0]);
rectangle('Position',[262.5 -28.125 9.375 9.375], 'FaceColor',[0 0 0]);
rectangle('Position',[271.875 -28.125 9.375 9.375], 'FaceColor',[1 1 1]);
rectangle('Position',[262.5 -37.5 9.375 9.375], 'FaceColor',[0 0 0]);
rectangle('Position',[271.875 -37.5 9.375 9.375], 'FaceColor',[1 1 1]);
rectangle('Position',[262.5 -46.875 9.375 9.375], 'FaceColor',[0 0 0]);
rectangle('Position',[271.875 -46.875 9.375 9.375], 'FaceColor',[1 1 1]);
rectangle('Position',[262.5 -56.25 9.375 9.375], 'FaceColor',[0 0 0]);
rectangle('Position',[271.875 -56.25 9.375 9.375], 'FaceColor',[1 1 1]);
rectangle('Position',[262.5 -65.625 9.375 9.375], 'FaceColor',[0 0 0]);
rectangle('Position',[271.875 -65.625 9.375 9.375], 'FaceColor',[1 1 1]);
rectangle('Position',[262.5 -75 9.375 9.375], 'FaceColor',[0 0 0]);
rectangle('Position',[271.875 -75 9.375 9.375], 'FaceColor',[1 1 1]);
rectangle('Position',[262.5 -84.375 9.375 9.375], 'FaceColor',[0 0 0]);
rectangle('Position',[271.875 -84.375 9.375 9.375], 'FaceColor',[1 1 1]);
rectangle('Position',[262.5 -93.75 9.375 9.375], 'FaceColor',[0 0 0]);
rectangle('Position',[271.875 -93.75 9.375 9.375], 'FaceColor',[1 1 1]);
rectangle('Position',[262.5 -103.125 9.375 9.375], 'FaceColor',[0 0 0]);
rectangle('Position',[271.875 -103.125 9.375 9.375], 'FaceColor',[1 1 1]);
rectangle('Position',[262.5 -112.5 9.375 9.375], 'FaceColor',[0 0 0]);
rectangle('Position',[271.875 -112.5 9.375 9.375], 'FaceColor',[1 1 1]);
rectangle('Position',[262.5 -121.875 9.375 9.375], 'FaceColor',[0 0 0]);
rectangle('Position',[271.875 -121.875 9.375 9.375], 'FaceColor',[1 1 1]);
rectangle('Position',[262.5 -131.25 9.375 9.375], 'FaceColor',[0 0 0]);
rectangle('Position',[271.875 -131.25 9.375 9.375], 'FaceColor',[1 1 1]);
rectangle('Position',[262.5 -140.625 9.375 9.375], 'FaceColor',[0 0 0]);
rectangle('Position',[271.875 -140.625 9.375 9.375], 'FaceColor',[1 1 1]);
rectangle('Position',[262.5 -150 9.375 9.375], 'FaceColor',[0 0 0]);
rectangle('Position',[271.875 -150 9.375 9.375], 'FaceColor',[1 1 1]);
rectangle('Position',[131.25 -271.875 9.375 9.375], 'FaceColor',[1 1 1]);
rectangle('Position',[140.625 -271.875 9.375 9.375], 'FaceColor',[1 1 1]);
rectangle('Position',[131.25 -281.25 9.375 9.375], 'FaceColor',[0 0 0]);
rectangle('Position',[140.625 -281.25 9.375 9.375], 'FaceColor',[0 0 0]);
rectangle('Position',[150 -271.875 9.375 9.375], 'FaceColor',[1 1 1]);
rectangle('Position',[159.375 -271.875 9.375 9.375], 'FaceColor',[1 1 1]);
rectangle('Position',[150 -281.25 9.375 9.375], 'FaceColor',[0 0 0]);
rectangle('Position',[159.375 -281.25 9.375 9.375], 'FaceColor',[0 0 0]);
rectangle('Position',[318.75 -421.875 9.375 9.375], 'FaceColor',[1 1 1]);
rectangle('Position',[328.125 -421.875 9.375 9.375], 'FaceColor',[0 0 0]);
rectangle('Position',[318.75 -431.25 9.375 9.375], 'FaceColor',[1 1 1]);
rectangle('Position',[328.125 -431.25 9.375 9.375], 'FaceColor',[0 0 0]);
rectangle('Position',[318.75 -440.625 9.375 9.375], 'FaceColor',[1 1 1]);
rectangle('Position',[328.125 -440.625 9.375 9.375], 'FaceColor',[0 0 0]);
rectangle('Position',[318.75 -450 9.375 9.375], 'FaceColor',[1 1 1]);
rectangle('Position',[328.125 -450 9.375 9.375], 'FaceColor',[0 0 0]);
rectangle('Position',[450 -421.875 9.375 9.375], 'FaceColor',[1 1 1]);
rectangle('Position',[459.375 -421.875 9.375 9.375], 'FaceColor',[1 1 1]);
rectangle('Position',[450 -431.25 9.375 9.375], 'FaceColor',[0 0 0]);
rectangle('Position',[459.375 -431.25 9.375 9.375], 'FaceColor',[0 0 0]);
rectangle('Position',[468.75 -421.875 9.375 9.375], 'FaceColor',[1 1 1]);
rectangle('Position',[478.125 -421.875 9.375 9.375], 'FaceColor',[1 1 1]);
rectangle('Position',[468.75 -431.25 9.375 9.375], 'FaceColor',[0 0 0]);
rectangle('Position',[478.125 -431.25 9.375 9.375], 'FaceColor',[0 0 0]);
rectangle('Position',[487.5 -421.875 9.375 9.375], 'FaceColor',[1 1 1]);
rectangle('Position',[496.875 -421.875 9.375 9.375], 'FaceColor',[1 1 1]);
rectangle('Position',[487.5 -431.25 9.375 9.375], 'FaceColor',[0 0 0]);
rectangle('Position',[496.875 -431.25 9.375 9.375], 'FaceColor',[0 0 0]);
rectangle('Position',[506.25 -421.875 9.375 9.375], 'FaceColor',[1 1 1]);
rectangle('Position',[515.625 -421.875 9.375 9.375], 'FaceColor',[1 1 1]);
rectangle('Position',[506.25 -431.25 9.375 9.375], 'FaceColor',[0 0 0]);
rectangle('Position',[515.625 -431.25 9.375 9.375], 'FaceColor',[0 0 0]);
rectangle('Position',[525 -421.875 9.375 9.375], 'FaceColor',[1 1 1]);
rectangle('Position',[534.375 -421.875 9.375 9.375], 'FaceColor',[1 1 1]);
rectangle('Position',[525 -431.25 9.375 9.375], 'FaceColor',[0 0 0]);
rectangle('Position',[534.375 -431.25 9.375 9.375], 'FaceColor',[0 0 0]);
rectangle('Position',[543.75 -421.875 9.375 9.375], 'FaceColor',[1 1 1]);
rectangle('Position',[553.125 -421.875 9.375 9.375], 'FaceColor',[1 1 1]);
rectangle('Position',[543.75 -431.25 9.375 9.375], 'FaceColor',[0 0 0]);
rectangle('Position',[553.125 -431.25 9.375 9.375], 'FaceColor',[0 0 0]);
rectangle('Position',[562.5 -421.875 9.375 9.375], 'FaceColor',[1 1 1]);
rectangle('Position',[571.875 -421.875 9.375 9.375], 'FaceColor',[1 1 1]);
rectangle('Position',[562.5 -431.25 9.375 9.375], 'FaceColor',[0 0 0]);
rectangle('Position',[571.875 -431.25 9.375 9.375], 'FaceColor',[0 0 0]);
rectangle('Position',[318.75 -459.375 9.375 9.375], 'FaceColor',[1 1 1]);
rectangle('Position',[328.125 -459.375 9.375 9.375], 'FaceColor',[0 0 0]);
rectangle('Position',[318.75 -468.75 9.375 9.375], 'FaceColor',[1 1 1]);
rectangle('Position',[328.125 -468.75 9.375 9.375], 'FaceColor',[0 0 0]);
rectangle('Position',[318.75 -478.125 9.375 9.375], 'FaceColor',[1 1 1]);
rectangle('Position',[328.125 -478.125 9.375 9.375], 'FaceColor',[0 0 0]);
rectangle('Position',[318.75 -487.5 9.375 9.375], 'FaceColor',[1 1 1]);
rectangle('Position',[328.125 -487.5 9.375 9.375], 'FaceColor',[0 0 0]);
rectangle('Position',[318.75 -496.875 9.375 9.375], 'FaceColor',[1 1 1]);
rectangle('Position',[328.125 -496.875 9.375 9.375], 'FaceColor',[0 0 0]);
rectangle('Position',[318.75 -506.25 9.375 9.375], 'FaceColor',[1 1 1]);
rectangle('Position',[328.125 -506.25 9.375 9.375], 'FaceColor',[0 0 0]);
rectangle('Position',[318.75 -515.625 9.375 9.375], 'FaceColor',[1 1 1]);
rectangle('Position',[328.125 -515.625 9.375 9.375], 'FaceColor',[0 0 0]);
rectangle('Position',[318.75 -525 9.375 9.375], 'FaceColor',[1 1 1]);
rectangle('Position',[328.125 -525 9.375 9.375], 'FaceColor',[0 0 0]);
rectangle('Position',[318.75 -534.375 9.375 9.375], 'FaceColor',[1 1 1]);
rectangle('Position',[328.125 -534.375 9.375 9.375], 'FaceColor',[0 0 0]);
rectangle('Position',[318.75 -543.75 9.375 9.375], 'FaceColor',[1 1 1]);
rectangle('Position',[328.125 -543.75 9.375 9.375], 'FaceColor',[0 0 0]);
rectangle('Position',[318.75 -553.125 9.375 9.375], 'FaceColor',[1 1 1]);
rectangle('Position',[328.125 -553.125 9.375 9.375], 'FaceColor',[0 0 0]);
rectangle('Position',[318.75 -562.5 9.375 9.375], 'FaceColor',[1 1 1]);
rectangle('Position',[328.125 -562.5 9.375 9.375], 'FaceColor',[0 0 0]);
rectangle('Position',[318.75 -571.875 9.375 9.375], 'FaceColor',[1 1 1]);
rectangle('Position',[328.125 -571.875 9.375 9.375], 'FaceColor',[0 0 0]);
rectangle('Position',[318.75 -581.25 9.375 9.375], 'FaceColor',[1 1 1]);
rectangle('Position',[328.125 -581.25 9.375 9.375], 'FaceColor',[0 0 0]);
X=[560,525,487.5,468.75,450,450,375,337.5,300,262.5,225,225,202.5,150,121.875,121.875,121.875,121.875,112.5,75,40,40];
Y=[-560,-525,-487.5,-483.75,-468.75,-450,-375,-375,-367.5,-337.5,-300,-262.5,-225,-180,-150,-140.625,-131.25,-121.875,-112.5,-75,-40,-40];
hold on;
plot(X,Y,'r');
plot(X,Y,'bo');
legend('2154.48','Location','southoutside');
